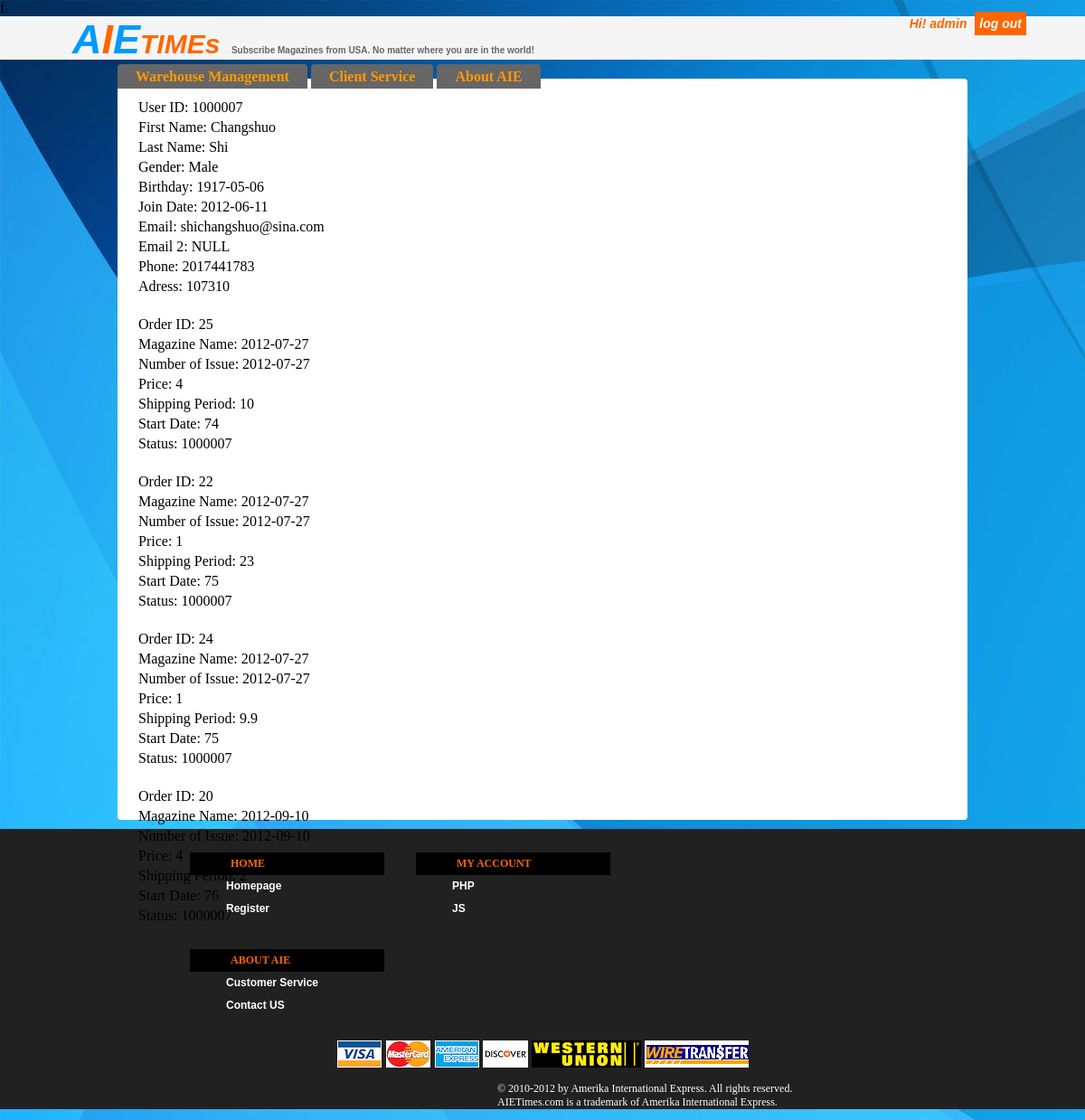
Screenshot of /userdisplay.php?UID=1000007 (signed in) with the database file from the repository.
### tables this page shows
CREATE TABLE IF NOT EXISTS `useraccount` (
  `user_id` int(10) NOT NULL AUTO_INCREMENT,
  `password` varchar(40) NOT NULL,
  `first_name` varchar(10) NOT NULL,
  `last_name` varchar(10) NOT NULL,
  `gender` varchar(6) NOT NULL,
  `birthday` date NOT NULL,
  `join_date` date NOT NULL,
  `email` varchar(40) NOT NULL,
  `email2` varchar(40) NOT NULL DEFAULT 'NULL',
  `phone` varchar(15) NOT NULL,
  `default_addressid` int(10) NOT NULL DEFAULT '0',
  PRIMARY KEY (`user_id`),
  UNIQUE KEY `email` (`email`)
);

CREATE TABLE IF NOT EXISTS `order_magazineinfo` (
  `order_mag_id` int(10) NOT NULL AUTO_INCREMENT COMMENT 'identify every item in an order',
  `quantity` int(10) NOT NULL,
  `mag_id` int(10) NOT NULL,
  `order_id` int(10) NOT NULL,
  `subscribe_date` date NOT NULL,
  `number_of_issue` int(10) NOT NULL,
  `price` float NOT NULL,
  `shipping_period` varchar(10) NOT NULL DEFAULT '1',
  `order_period` varchar(50) NOT NULL,
  `end_date` date NOT NULL,
  PRIMARY KEY (`order_mag_id`),
  KEY `order_id` (`order_id`),
  KEY `mag_id` (`mag_id`)
);

CREATE TABLE IF NOT EXISTS `order` (
  `order_id` int(10) NOT NULL AUTO_INCREMENT,
  `user_id` int(10) NOT NULL,
  `payment_id` int(10) NOT NULL,
  `start_date` date NOT NULL,
  `status` varchar(18) NOT NULL,
  `address_id` int(10) NOT NULL,
  PRIMARY KEY (`order_id`),
  KEY `user_id` (`user_id`),
  KEY `payment_id` (`payment_id`)
);

### userdisplay.php (the view, shortened to what this page needs)
<!DOCTYPE html>
<html>
<head>
<link href="AdminCSS.css" rel="stylesheet" type="text/css" />
<link rel="stylesheet" href="table.css" type="text/css" media="print, projection, screen" />
</head>
<body class="bg">
<div id="banner"><span style="color:#09F">A</span><span style="color:#F60">I</span><span style="color:#09F">E</span><span style="font-size:30px">TIMEs</span>
<span style="font-size:10px; color: #666; font-style:normal;">Subscribe Magazines from USA. No matter where you are in the world!</span>
<span style="margin-left:500px; ; font-size:14px;">
<?php
	echo "<div style='position:absolute;right:60px;top:18px;'>Hi! ".$_SESSION['admin_username']." ";
	echo "<a href='adminlogout.php' style='text-decoration: none;margin:5px;padding:5px;width:50px;color:white;background-color:#F60;'>log out</a></div>";
?>
</span>
</div>
<div id="main">
<ul id="menu">
<li><a href="homepage.php" onmouseover="showmenu()" onmouseout="hidemenu()">Warehouse Management</a></li>
<li><a href="magazines.php" onmouseover="showmenu2()" onmouseout="hidemenu2()">Client Service</a></li>
<li><a href="about.php">About AIE</a></li>
</ul>
<div id="content">
<div id="content2">
<?php
    $user_id=$_GET['UID'];
    $sql = "select * from useraccount where user_id = '".$user_id."'";
		$res = mysql_query($sql);
		$result = mysql_fetch_row($res);
    echo "<table>";
    echo "<tr>";
    echo "<td>User ID: ".$result[0]."</td>";
    echo "</tr>";
    echo "<tr>";
    echo "<td>First Name: ".$result[2]."</td>";
    echo "</tr>";
    echo "<tr>";
    echo "<td>Last Name: ".$result[3]."</td>";
    echo "</tr>";
    echo "<tr>";
    echo "<td>Gender: ".$result[4]."</td>";
    echo "</tr>";
    echo "<tr>";
    echo "<td>Birthday: ".$result[5]."</td>";
    echo "</tr>";
    echo "<tr>";
    echo "<td>Join Date: ".$result[6]."</td>";
    echo "</tr>";
    echo "<tr>";
    echo "<td>Email: ".$result[7]."</td>";
    echo "</tr>";
    echo "<tr>";
    echo "<td>Email 2: ".$result[8]."</td>";
    echo "</tr>";
    echo "<tr>";
    echo "<td>Phone: ".$result[9]."</td>";
    echo "</tr>";
    echo "<tr>";
    echo "<td>Adress: ".$result[10]."</td>";
    echo "</tr>";
    echo "</table>";
    echo "<br/>";
    $sql = "SELECT *
						FROM  `order_magazineinfo` ,  `order` ,  `magazineinfo`
						WHERE  `order`.`order_id` =  `order_magazineinfo`.`order_id`
						AND  `order_magazineinfo`.`mag_id` =  `magazineinfo`.`mag_id`
						AND  `order`.`user_id` = '".$user_id."'";
		$res = mysql_query($sql);
		while($result = mysql_fetch_row($res))
		{
			echo "<table>";
    echo "<tr>";
    echo "<td>Order ID: ".$result[2]."</td>";
    echo "</tr>";
    echo "<tr>";
    echo "<td>Magazine Name: ".$result[13]."</td>";
    echo "</tr>";
    echo "<tr>";
    echo "<td>Number of Issue: ".$result[4]."</td>";
    echo "</tr>";
    echo "<tr>";
    echo "<td>Price: ".$result[5]."</td>";
    echo "</tr>";
    echo "<tr>";
    echo "<td>Shipping Period: ".$result[6]."</td>";
    echo "</tr>";
    echo "<tr>";
    echo "<td>Start Date: ".$result[10]."</td>";
    echo "</tr>";
    echo "<tr>";
    echo "<td>Status: ".$result[11]."</td>";
    echo "</tr>";
    echo "</table>";
    echo "<br/>";
		}
?>
</div>
</div>
</div>
<div id="footer">
  <div class="t">
    <div class="sm">
      <dl>
        <dt>Home</dt>
        <dd><a href="homepage.php">Homepage</a></dd>
        <dd><a href="#" title="get latitude&longitude of your pin">Register</a></dd>
      </dl>
      <dl>
        <dt>My Account</dt>
        <dd><a href="http://www.w3schools.com">PHP</a></dd>
        <dd><a href="http://www.w3schools.com">JS</a></dd>
      </dl>
      <dl>
        <dt>About AIE</dt>
        <dd><a href="#">Customer Service</a></dd>
        <dd><a href="#">Contact US</a></dd>
      </dl>
    </div>
    	<div align="center">
        	<img alt="credit card" src="images/footer_cc_img.png" width="211" height="30" />
			<img alt="western union" src="images/western-union-logo.png" width="121" height="30" />
			<img alt="wire transfer" src="images/wire_transfer.png" width="115" height="30" />
        </div>
  </div>
<p style="margin-left:550px;color:#FFF; font-size:12px">&copy; 2010-2012 by Amerika International Express.
All rights reserved. <br>AIETimes.com is a trademark of Amerika International Express.</p>
</div>
</body>
</html>

### AdminCSS.css (style rules this page uses)
body { margin:0px; height:auto; }
.bg { height: auto; overflow: visible; background-color: #CCC; font: "Trebuchet MS", Verdana, sans-serif; background-color: #999; background-image: url(images/blue.jpg); }
#banner { background-color:#F5F5F5; height:48px; color:#F60; font-size:45px; padding-left:80px; font-weight:bolder; margin-bottom: 5px; font-family: Tahoma, Geneva, sans-serif; font-style:italic; }
#main { margin-right: 130px; margin-left: 130px; }
#content { background-color: #ffffff; border-radius: 0 4px 4px 4px; padding-top: 20px; height:auto; }
#content2 { padding-left:20px; padding-right:20px; height:800px; }
ul#menu { padding: 0px; position: relative; margin: 0; height: 16px; }
ul#menu li { display: inline; }
ul#menu li a { background-color: #666; text-decoration: none; line-height: 1.8em; color: #F90; border-radius: 4px 4px 0 0; padding-top: 5px; padding-right: 20px; padding-bottom: 5px; padding-left: 20px; font-weight: bold; }
#footer { background-color: #212121; margin:0px; padding:0px; }
#footer .t { width: 800px; overflow: hidden; margin-left: auto; margin-right: auto; margin-top: 10px; margin-bottom: 10px; }
#footer .t .sm { overflow: hidden; height: auto; width: 600px; float: left; margin: 10px; }
#footer .t .sm dl { float: left; width: 220px; height: auto; margin-right: 30px; text-align: left; margin-left: 0px; }
#footer .t .sm dl dt { color: #F60; background-color: #000; text-transform: uppercase; font-weight: bold; font-size: 12px; line-height: 25px; width: 170px; padding-left: 45px; }
#footer .t .sm dl dd { font-size: 11px; font-weight: bold; color: #FFF; text-decoration: none; }
#footer .t .sm dl dd a { font-size: 12px; font-weight: bold; color: #FFF; text-decoration: none; line-height: 25px; font-family: Arial, Helvetica, sans-serif; }

### rows the page displays
useraccount: user_id "1000007", first_name "Changshuo", last_name "Shi", gender "Male", birthday "1917-05-06", join_date "2012-06-11", email "shichangshuo@sina.com", email2 "NULL", phone "2017441783", default_addressid "107310"
order_magazineinfo: mag "25", order.start_date "2012-07-27", subscribe_date "2012-07-27", number_of_issue "4", price "10", order.order_id "74", order.user_id "1000007"
order_magazineinfo: mag "22", order.start_date "2012-07-27", subscribe_date "2012-07-27", number_of_issue "1", price "23", order.order_id "75", order.user_id "1000007"
order_magazineinfo: mag "24", order.start_date "2012-07-27", subscribe_date "2012-07-27", number_of_issue "1", price "9.9", order.order_id "75", order.user_id "1000007"
order_magazineinfo: mag "20", order.start_date "2012-09-10", subscribe_date "2012-09-10", number_of_issue "4", price "2", order.order_id "76", order.user_id "1000007"

### other values shown
$_SESSION['admin_username'] "admin"
